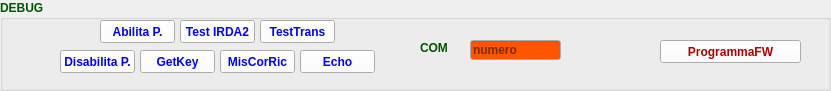
   <widget class="QGroupBox" name="groupBox_debug">
    <property name="geometry">
     <rect>
      <x>270</x>
      <y>730</y>
      <width>831</width>
      <height>91</height>
     </rect>
    </property>
    <property name="palette">
     <palette>
      <active>
       <colorrole role="WindowText">
        <brush brushstyle="SolidPattern">
         <color alpha="255">
          <red>0</red>
          <green>85</green>
          <blue>0</blue>
         </color>
        </brush>
       </colorrole>
       <colorrole role="Button">
        <brush brushstyle="SolidPattern">
         <color alpha="255">
          <red>255</red>
          <green>255</green>
          <blue>255</blue>
         </color>
        </brush>
       </colorrole>
       <colorrole role="ButtonText">
        <brush brushstyle="SolidPattern">
         <color alpha="255">
          <red>0</red>
          <green>0</green>
          <blue>255</blue>
         </color>
        </brush>
       </colorrole>
       <colorrole role="Base">
        <brush brushstyle="SolidPattern">
         <color alpha="255">
          <red>255</red>
          <green>85</green>
          <blue>0</blue>
         </color>
        </brush>
       </colorrole>
      </active>
      <inactive>
       <colorrole role="WindowText">
        <brush brushstyle="SolidPattern">
         <color alpha="255">
          <red>0</red>
          <green>85</green>
          <blue>0</blue>
         </color>
        </brush>
       </colorrole>
       <colorrole role="Button">
        <brush brushstyle="SolidPattern">
         <color alpha="255">
          <red>255</red>
          <green>255</green>
          <blue>255</blue>
         </color>
        </brush>
       </colorrole>
       <colorrole role="ButtonText">
        <brush brushstyle="SolidPattern">
         <color alpha="255">
          <red>0</red>
          <green>0</green>
          <blue>255</blue>
         </color>
        </brush>
       </colorrole>
       <colorrole role="Base">
        <brush brushstyle="SolidPattern">
         <color alpha="255">
          <red>255</red>
          <green>85</green>
          <blue>0</blue>
         </color>
        </brush>
       </colorrole>
      </inactive>
      <disabled>
       <colorrole role="WindowText">
        <brush brushstyle="SolidPattern">
         <color alpha="255">
          <red>127</red>
          <green>127</green>
          <blue>127</blue>
         </color>
        </brush>
       </colorrole>
       <colorrole role="Button">
        <brush brushstyle="SolidPattern">
         <color alpha="255">
          <red>255</red>
          <green>255</green>
          <blue>255</blue>
         </color>
        </brush>
       </colorrole>
       <colorrole role="ButtonText">
        <brush brushstyle="SolidPattern">
         <color alpha="255">
          <red>127</red>
          <green>127</green>
          <blue>127</blue>
         </color>
        </brush>
       </colorrole>
       <colorrole role="Base">
        <brush brushstyle="SolidPattern">
         <color alpha="255">
          <red>255</red>
          <green>255</green>
          <blue>255</blue>
         </color>
        </brush>
       </colorrole>
      </disabled>
     </palette>
    </property>
    <property name="font">
     <font>
      <weight>75</weight>
      <italic>false</italic>
      <bold>true</bold>
     </font>
    </property>
    <property name="cursor">
     <cursorShape>ArrowCursor</cursorShape>
    </property>
    <property name="autoFillBackground">
     <bool>false</bool>
    </property>
    <property name="title">
     <string>DEBUG</string>
    </property>
    <property name="flat">
     <bool>true</bool>
    </property>
    <property name="checkable">
     <bool>false</bool>
    </property>
    <widget class="QPushButton" name="btn_abilitaPrg">
     <property name="geometry">
      <rect>
       <x>100</x>
       <y>20</y>
       <width>75</width>
       <height>23</height>
      </rect>
     </property>
     <property name="text">
      <string>Abilita P.</string>
     </property>
    </widget>
    <widget class="QPushButton" name="btn_ricarica">
     <property name="geometry">
      <rect>
       <x>220</x>
       <y>50</y>
       <width>75</width>
       <height>23</height>
      </rect>
     </property>
     <property name="text">
      <string>MisCorRic</string>
     </property>
    </widget>
    <widget class="QPushButton" name="btn_echo">
     <property name="geometry">
      <rect>
       <x>300</x>
       <y>50</y>
       <width>75</width>
       <height>23</height>
      </rect>
     </property>
     <property name="text">
      <string>Echo</string>
     </property>
    </widget>
    <widget class="QPushButton" name="btn_getKey">
     <property name="geometry">
      <rect>
       <x>140</x>
       <y>50</y>
       <width>75</width>
       <height>23</height>
      </rect>
     </property>
     <property name="text">
      <string>GetKey</string>
     </property>
    </widget>
    <widget class="QPushButton" name="btn_IRDA2">
     <property name="geometry">
      <rect>
       <x>180</x>
       <y>20</y>
       <width>75</width>
       <height>23</height>
      </rect>
     </property>
     <property name="text">
      <string>Test IRDA2</string>
     </property>
    </widget>
    <widget class="QPushButton" name="btn_testTrans">
     <property name="geometry">
      <rect>
       <x>260</x>
       <y>20</y>
       <width>75</width>
       <height>23</height>
      </rect>
     </property>
     <property name="text">
      <string>TestTrans</string>
     </property>
    </widget>
    <widget class="QPushButton" name="btn_disabilitaPrg">
     <property name="geometry">
      <rect>
       <x>60</x>
       <y>50</y>
       <width>75</width>
       <height>23</height>
      </rect>
     </property>
     <property name="text">
      <string>Disabilita P.</string>
     </property>
    </widget>
    <widget class="QLabel" name="COM_label">
     <property name="geometry">
      <rect>
       <x>420</x>
       <y>40</y>
       <width>31</width>
       <height>16</height>
      </rect>
     </property>
     <property name="text">
      <string>COM :</string>
     </property>
    </widget>
    <widget class="QLineEdit" name="COM_edit">
     <property name="geometry">
      <rect>
       <x>470</x>
       <y>40</y>
       <width>91</width>
       <height>20</height>
      </rect>
     </property>
     <property name="placeholderText">
      <string>numero</string>
     </property>
    </widget>
    <widget class="QPushButton" name="btn_shellCmd">
     <property name="geometry">
      <rect>
       <x>660</x>
       <y>40</y>
       <width>141</width>
       <height>23</height>
      </rect>
     </property>
     <property name="palette">
      <palette>
       <active>
        <colorrole role="ButtonText">
         <brush brushstyle="SolidPattern">
          <color alpha="255">
           <red>170</red>
           <green>0</green>
           <blue>0</blue>
          </color>
         </brush>
        </colorrole>
       </active>
       <inactive>
        <colorrole role="ButtonText">
         <brush brushstyle="SolidPattern">
          <color alpha="255">
           <red>170</red>
           <green>0</green>
           <blue>0</blue>
          </color>
         </brush>
        </colorrole>
       </inactive>
       <disabled>
        <colorrole role="ButtonText">
         <brush brushstyle="SolidPattern">
          <color alpha="255">
           <red>127</red>
           <green>127</green>
           <blue>127</blue>
          </color>
         </brush>
        </colorrole>
       </disabled>
      </palette>
     </property>
     <property name="text">
      <string>ProgrammaFW</string>
     </property>
    </widget>
   </widget>
